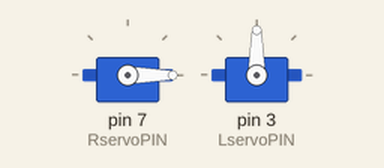
Recording of a sketch running on a simulated Arduino Uno, built with avr-gcc and run on an emulated ATmega328P. Shown: 2 × servo.

Above: at 0.05 s.
Timing chart, 0 to 4.6 s (numbered marks = the images above):
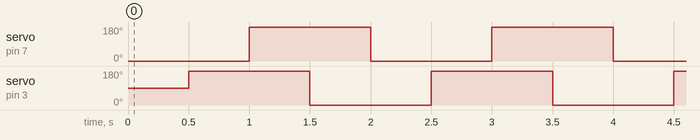

Measured:
- by itself, servo on pin 7 (RservoPIN), servo on pin 3 (LservoPIN): alternates 180° for 1.0 s and 0° for 1.0 s

The sketch:

servo.ino
```cpp
// rc_servo_sample1

#include <Servo.h>
Servo myservo1;
Servo myservo2;

const int RservoPIN = 7;
const int LservoPIN = 3;

//int pos = 0;

void setup() {
  // put your setup code here, to run once:
  myservo1.attach( RservoPIN );
  myservo2.attach( LservoPIN );
}

void loop() {
  // put your main code here, to run repeatedly:
  myservo1.write( 0 );
  delay(500);
  myservo2.write( 180 );
  delay(500);
  myservo1.write(180);
  delay(500);
  myservo2.write(0);
  delay(500);
  //for ( pos = 180; pos > 0; pos -= 1 ) {
//  myservo.write( 180 );
//  delay( 15 );
//  }

}
```
